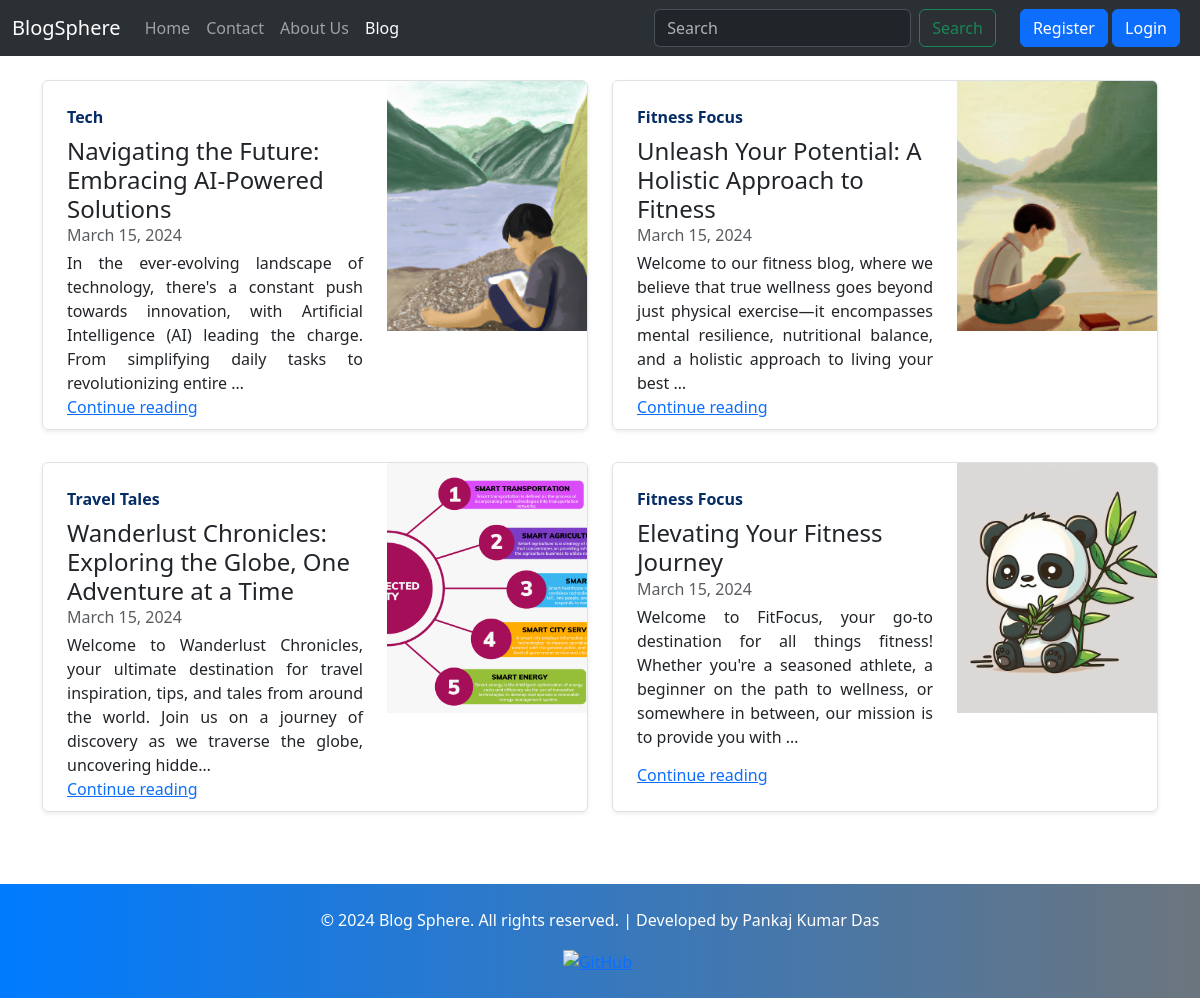
Screenshot of /blog/ with the database file from the repository.
### blog/models.py (models this page shows, shortened)
class Post(models.Model):
    CATEGORY_CHOICES = [
        ('Tech', 'Tech'),
        ('Life Style', 'Life Style'),
        ('Fitness Focus', 'Fitness Focus'),
        ('Bookworm Corner', 'Bookworm Corner'),
        ('Digital Insights', 'Digital Insights'),
        ('Creative Crafts', 'Creative Crafts'),
        ('Travel Tales', 'Travel Tales'),
        ('Inspirational Stories', 'Inspirational Stories')
    ]
    pno = models.AutoField(primary_key=True)
    title = models.CharField(max_length=150)
    author = models.CharField(max_length=100)
    category = models.CharField(max_length=100, blank=True, choices=CATEGORY_CHOICES)
    slug = models.CharField(max_length=700, blank=True, null=True)
    timestamp = models.DateField(blank=True)
    content = models.TextField()
    summary = models.CharField(max_length=500)
    image = models.ImageField(upload_to="blog/images", default="")

### blog/views.py (the view)
# urls.py: path("", views.blogHome, name="blogHome"),
def blogHome(request):
    allPost = Post.objects.all()
    context = {'allpost': allPost}
    return render(request, "blog/bloghome.html", context)

### templates/blog/bloghome.html (shortened to what this page needs)
{% extends 'base.html' %}
{% block blogactive %} active {% endblock %}
{% block body %}
    <div class="container  my-4">
        <div class="row mb-2">
            {% for post in allpost %}
            <div class="col-md-6">
                <div class="row g-0 border rounded overflow-hidden flex-md-row mb-4 shadow-sm h-md-250 position-relative"
                    style="height: 350px;">
                    <div class="col p-4 d-flex flex-column position-static">
                        <strong class="d-inline-block mb-2 text-primary-emphasis ">{{post.category}}</strong>
                        <h4 class="mb-0">{{post.title}}</h4>
                        <div class="mb-1 text-body-secondary">{{post.timestamp}}</div>
                        <p class="card-text mb-auto" style="text-align: justify;">{{ post.content|truncatechars:200 }}</p>
                        <a href="/blog/{{post.slug}}">Continue reading</a>
                    </div>
                    <div class="col-auto d-none d-lg-block">
                        <img src="/media/{{ post.image }}" alt="Thumbnail" width="200px" height="250px" style="object-fit: cover;">
                    </div>
                </div>
            </div>
            {% if forloop.counter|divisibleby:2 and forloop.counter > 0 and not forloop.last %}
        </div>
        <div class="row my-2">
            {% endif %}
            {% endfor %}
        </div>
    </div>
{% endblock %}

### rows the page displays
Post: category "Tech", title "Navigating the Future: Embracing AI-Powered Solutions", timestamp "March 15, 2024", content "In the ever-evolving landscape of technology, there's a constant push towards innovation, with Artificial Intelligence (AI) leading the charge. From simplifying daily tasks to revolutionizing entire …", image (picture)
Post: category "Fitness Focus", title "Unleash Your Potential: A Holistic Approach to Fitness", timestamp "March 15, 2024", content "Welcome to our fitness blog, where we believe that true wellness goes beyond just physical exercise—it encompasses mental resilience, nutritional balance, and a holistic approach to living your best …", image (picture)
Post: category "Travel Tales", title "Wanderlust Chronicles: Exploring the Globe, One Adventure at a Time", timestamp "March 15, 2024", content "Welcome to Wanderlust Chronicles, your ultimate destination for travel inspiration, tips, and tales from around the world. Join us on a journey of discovery as we traverse the globe, uncovering hidde…", image (picture)
Post: category "Fitness Focus", title "Elevating Your Fitness Journey", timestamp "March 15, 2024", content "Welcome to FitFocus, your go-to destination for all things fitness! Whether you're a seasoned athlete, a beginner on the path to wellness, or somewhere in between, our mission is to provide you with …", image (picture)
